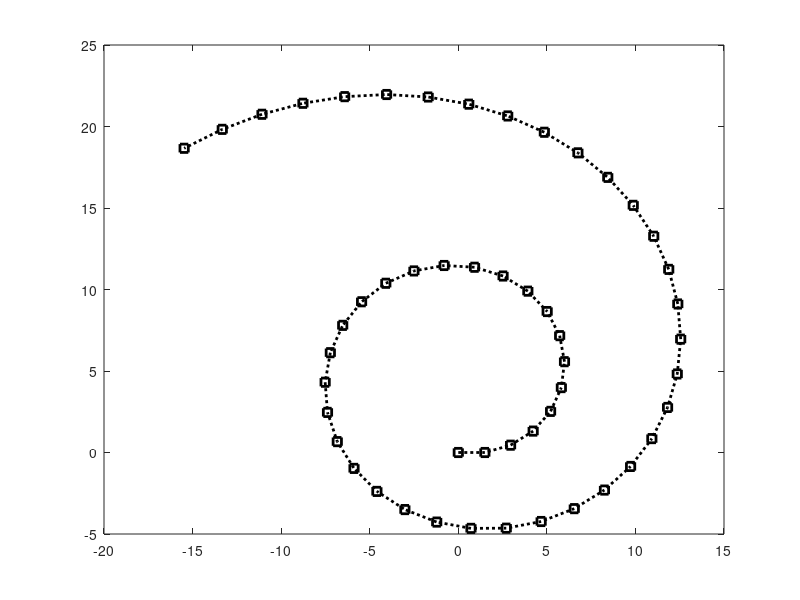

Write MATLAB code to recreate this figure.
%% Approach 1
clear all; clc;
% Code for Rectangular Integration based Kinematic model

T = 2; % Sampling time
ti = 0; % Initial time
tf = 100; % Final time
td = ti:T:tf; % Discrete time defined
tf = td(end);
% Due to discrete steps, t_d(end) is not necessarily equal to tf.
% That is why we need to recompute tf by assigning t_d(end) to it.
sl = length(td); % Number of samples in discrete time frame
wR = 0.3*cos(0.002*td); % Right wheel angular speed
wL = sin(0.002*td); % Left wheel angular speed
r = 5; % Radius of wheels [cm]
L = 10; % Width of robot platform [cm]
xd = zeros(1,sl); % Vector to store global x_n
yd = zeros(1,sl); % Vector to store global y_n
phd = zeros(1,sl); % Vector to store global \phi_n

for ii=1:sl-1
% note that we need to run this loop for one less iteration because
% the pose quantities have time index (ii+1)
vR=r*wR(ii);
vL=r*wL(ii);
v=(vR+vL)/2;
w=(vR-vL)/L;
dph=T*w;
xd(ii+1)=xd(ii)+v*T*cos(phd(ii));
yd(ii+1)=yd(ii)+v*T*sin(phd(ii));
phd(ii+1)=phd(ii)+dph;
end

plot(xd,yd,'ks:','linewidth',2);
hold on;